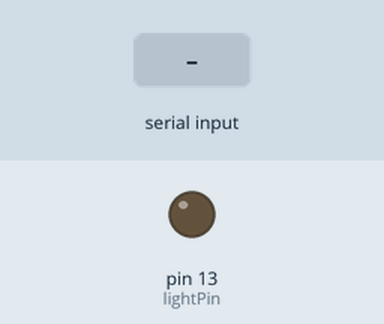
Recording of a sketch running on a simulated Arduino Uno, built with avr-gcc and run on an emulated ATmega328P. Parts: output pins drawn as LEDs (lit = HIGH). The inputs (shaded band) are chosen by the test bench.

Above: at 1.2 s.
1.3 s: "Y\n" received over Serial
At 2.6 s:
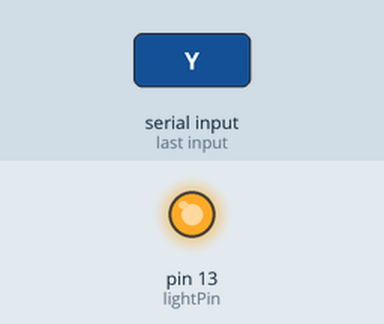
10.3 s: "N\n" received over Serial
At 10.7 s:
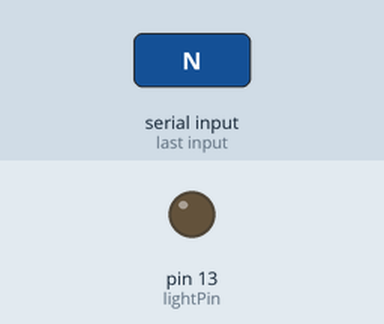
Timing chart, 0 to 12.8 s (numbered marks = the images above; inputs shaded):
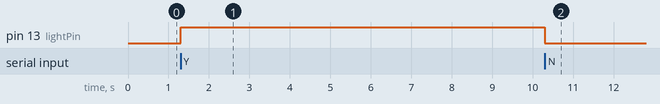

Measured:
- after the input at 1.3 s, pin 13 (lightPin): LOW → HIGH at once
- after the input at 10.3 s, pin 13 (lightPin): HIGH → LOW at once

The sketch:

telebot_growme.ino
```cpp
const int lightPin=13;
unsigned int data;
String incoming;
void setup() {
  Serial.begin(9600);
  pinMode(lightPin,OUTPUT);
}

void loop() {
    while(Serial.available()>0){
      data=Serial.read();
        incoming = Serial.readStringUntil('\n');
        if(data=='Y')digitalWrite(lightPin,HIGH);
        if(data=='N')digitalWrite(lightPin,LOW);
        if(data=='T')Serial.println("Temperature is: 25 ");
        if(data=='C')Serial.println("CO2 level is 240");
        if(data=='H')Serial.println("Humidity is: 14");

    }

}
```
